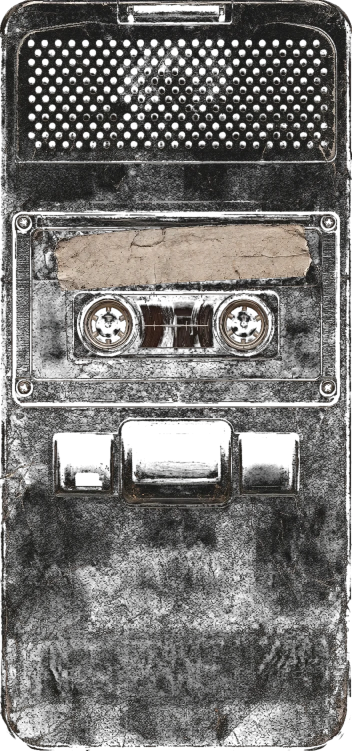
#> input picture assets/layers/plate.webp, 704 x 1502 px, given in place of plate.png, which was not available (shown at 1/2 size)
$ python build_layers.py
#> lines starting #> are read from the running program, lines starting #| are printed output that depends on the picture; after the words box and inside, x2 and y2 are one past the last pixel; in counts of white or black regions, pixels touching at a corner belong together; pictures that were not available may be replaced by others from this repository, and a replacement may not be noted
# -*- coding: utf-8 -*-
"""Post-process the AI-generated layers in gen/raw/ into webp assets.

The generated plate keeps the reference's dark grungy look but is a clean
layer: transparent outside the rounded body, measured reel hubs so the live
HTML can position the rotating sprites exactly. Run from any directory.
Requires Pillow and numpy.
"""
import json
from pathlib import Path

import numpy as np
from PIL import Image, ImageFilter

ROOT = Path(__file__).resolve().parents[1]
RAW = ROOT / 'gen' / 'raw'
OUT = ROOT / 'assets' / 'layers'
OUT.mkdir(parents=True, exist_ok=True)


def luminance(im):
    return np.asarray(im.convert('L')).astype(np.float32)


def alpha_from_luma(im, lo=10, hi=22):
    """Transparent where the render background is pure black."""
    l = luminance(im)
    a = np.clip((l - lo) / (hi - lo) * 255, 0, 255).astype(np.uint8)
    return a


def bbox_of(alpha, thr=16):
    ys, xs = np.nonzero(alpha > thr)
    return xs.min(), ys.min(), xs.max() + 1, ys.max() + 1


# ---------- plate: body layer + measured reel hubs ----------
plate = Image.open(RAW / 'plate.png').convert('RGB')
a = alpha_from_luma(plate)
#> in alpha_from_luma, `a = np.clip((l - lo) / (hi - lo) * 255, 0, 255).astype(np.uint8)`:
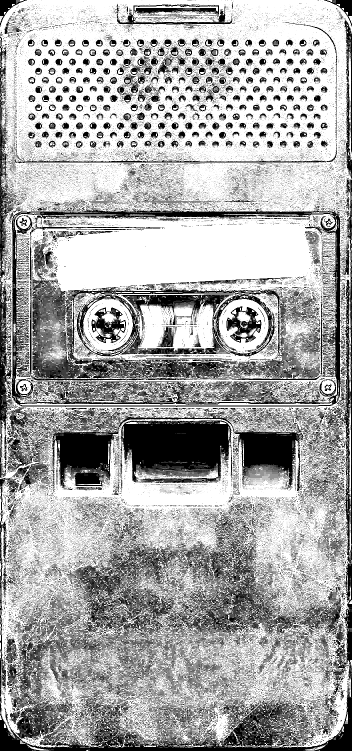
#> a: shape (1502, 704) (shown at 1/2 size); min 0, max 255, mean 168.9
x0, y0, x1, y1 = bbox_of(a)
#> x0 = 0; y0 = 0; x1 = 704; y1 = 1502
plate = plate.crop((x0, y0, x1, y1))
alpha = Image.fromarray(alpha_from_luma(plate)).filter(ImageFilter.GaussianBlur(.6))
plate.putalpha(alpha)
#> plate: PIL image 704x1502 RGBA
W, H = plate.size
#> W = 704; H = 1502

# Reel hub centres/radius, in % of the plate, verified against a debug
# composite overlay (gen/debug_overlay.png): circles drawn at these values
# sit exactly on the generated hubs. The overlay sprite is a touch larger
# than the painted hub so rotation reads cleanly.
reels = [
    {'cx': 30.7, 'cy': 42.9, 'r': 8.4},
    {'cx': 68.6, 'cy': 42.9, 'r': 8.4},
]
plate.save(OUT / 'plate.webp', quality=88)

# ---------- reel sprite: circular cut ----------
reel = Image.open(RAW / 'reel.png').convert('RGB')
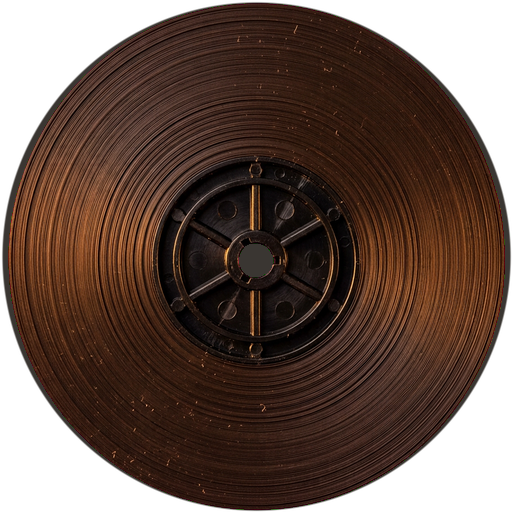
#> input picture assets/reel.png, 512 x 512 px, found by its file name
ra = alpha_from_luma(reel, 14, 30)
#> call 3 of alpha_from_luma, with lo = 14, hi = 30
#> in alpha_from_luma (call 3), `a = np.clip((l - lo) / (hi - lo) * 255, 0, 255).astype(np.uint8)`:
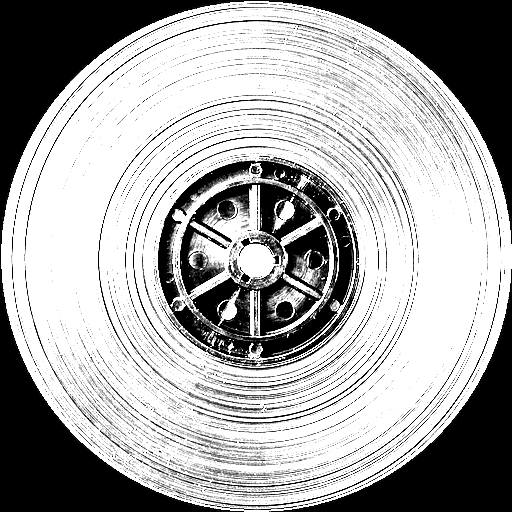
#> a: shape (512, 512); min 0, max 255, mean 165.6
rx0, ry0, rx1, ry1 = bbox_of(ra)
#> rx0 = 1; ry0 = 1; rx1 = 512; ry1 = 512
reel = reel.crop((rx0, ry0, rx1, ry1))
#> reel: PIL image 511x511 RGB
side = max(reel.size)
#> side = 511
sq = Image.new('RGB', (side, side), (0, 0, 0))
#> sq: PIL image 511x511 RGB; every value is 0
sq.paste(reel, ((side - reel.width) // 2, (side - reel.height) // 2))
sq = sq.resize((360, 360), Image.Resampling.LANCZOS)
#> sq: PIL image 360x360 RGB
mask = Image.new('L', (360, 360))
#> mask: PIL image 360x360 L; every value is 0
from PIL import ImageDraw
ImageDraw.Draw(mask).ellipse((2, 2, 358, 358), fill=255)
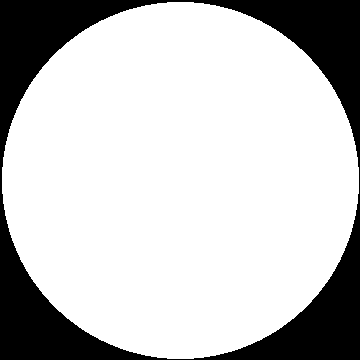
#> mask: PIL image 360x360 L; 77.2% white; 1 black region, box (x1, y1, x2, y2) and area: (0, 0, 360, 360) 29543
sq.putalpha(mask.filter(ImageFilter.GaussianBlur(1)))
#> sq: PIL image 360x360 RGBA
sq.save(OUT / 'reel.webp', quality=90)

# ---------- key caps ----------
for src, name in [('key-small.png', 'key-small.webp'), ('key-play.png', 'key-play.webp')]:
    key = Image.open(RAW / src).convert('RGB')
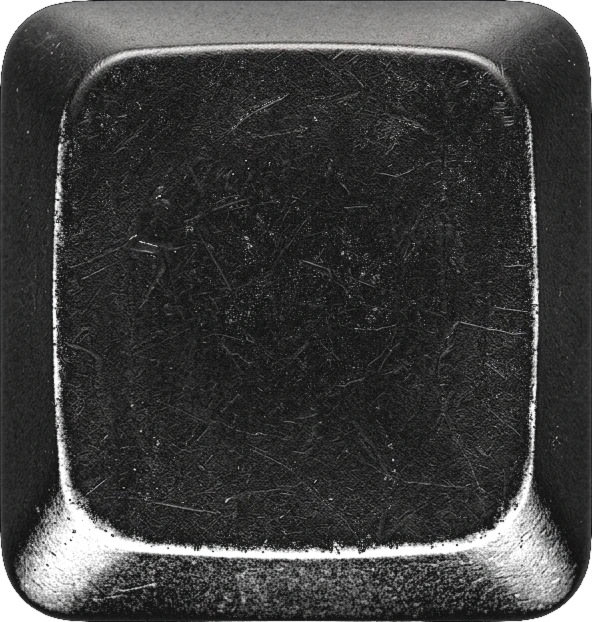
#> input picture assets/layers/key-small.webp, 592 x 622 px, given in place of key-small.png, which was not available
    ka = alpha_from_luma(key, 8, 20)
    kx0, ky0, kx1, ky1 = bbox_of(ka)
#> kx0 = 0; ky0 = 0; kx1 = 592; ky1 = 622
    key = key.crop((kx0, ky0, kx1, ky1))
    key.putalpha(Image.fromarray(alpha_from_luma(key, 6, 18)).filter(ImageFilter.GaussianBlur(.5)))
#> in alpha_from_luma (call 5), `a = np.clip((l - lo) / (hi - lo) * 255, 0, 255).astype(np.uint8)`:
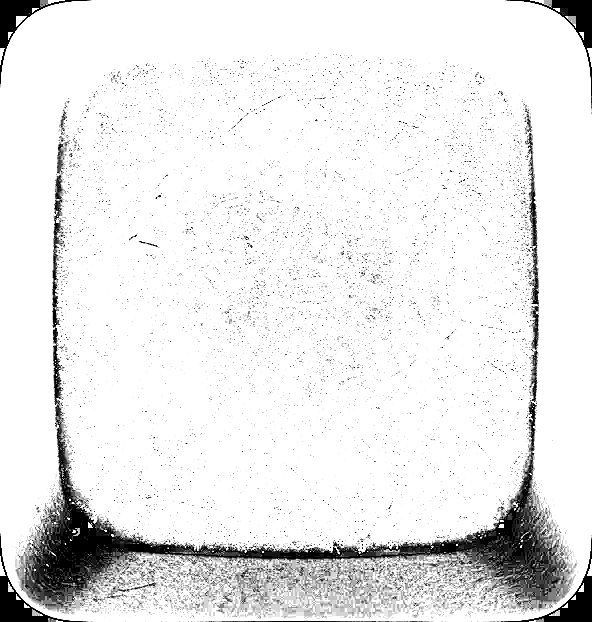
#> a: shape (622, 592); min 0, max 255, mean 233.4
#> key: PIL image 592x622 RGBA
    key.save(OUT / name, quality=90)
#> pass 2 of the loop `for src, name in [('key-small.png', 'key-small.webp'), ('key-play.png'..`:
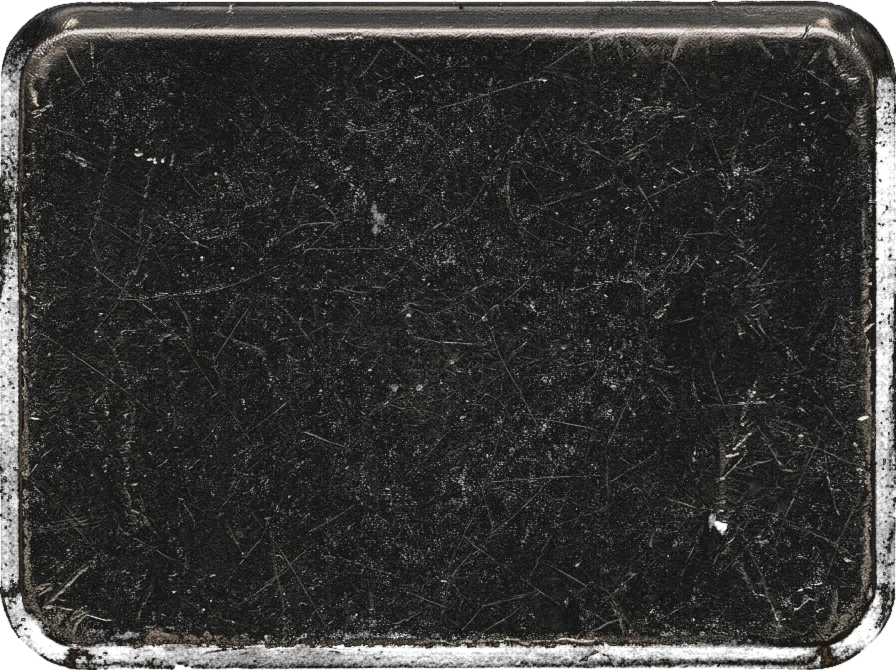
#> input picture assets/layers/key-play.webp, 896 x 670 px, given in place of key-play.png, which was not available
#> in alpha_from_luma (call 6), `a = np.clip((l - lo) / (hi - lo) * 255, 0, 255).astype(np.uint8)`:
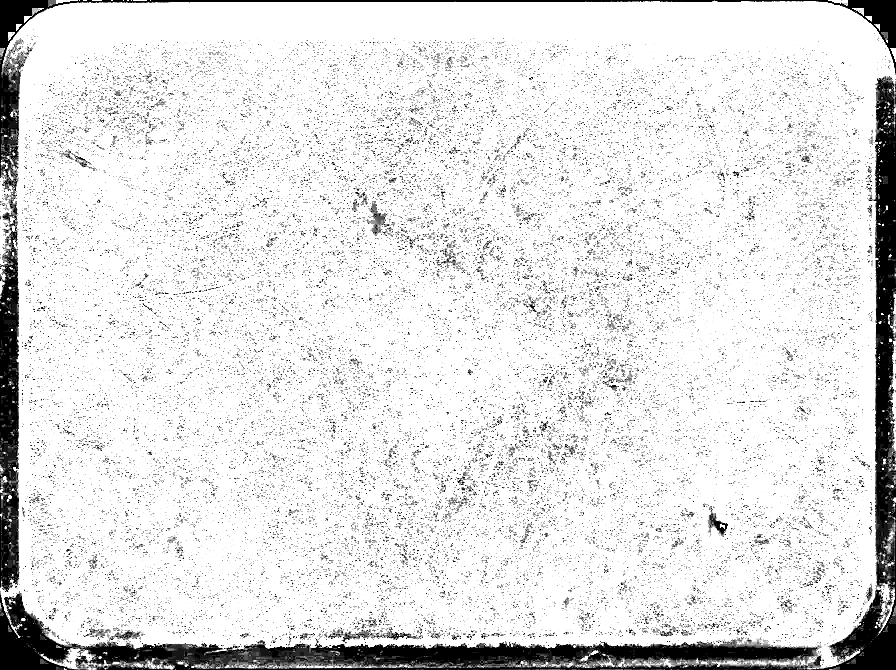
#> a: shape (670, 896); min 0, max 255, mean 226.4
#> kx1 = 896; ky1 = 670
#> in alpha_from_luma (call 7), `a = np.clip((l - lo) / (hi - lo) * 255, 0, 255).astype(np.uint8)`:
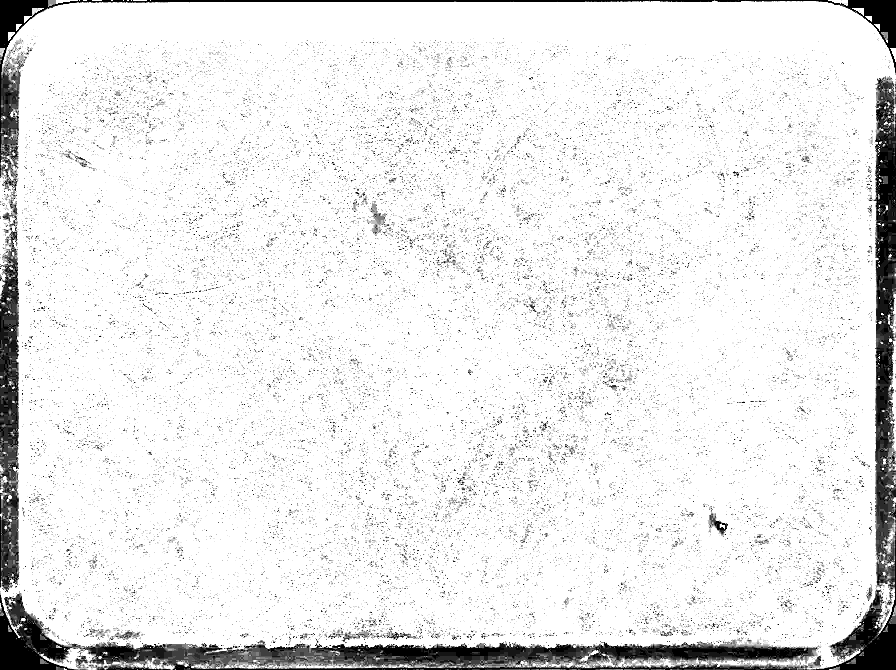
#> a: shape (670, 896); min 0, max 255, mean 233.5

# ---------- body texture ----------
tex = Image.open(RAW / 'body-tex.png').convert('RGB').resize((1024, 559), Image.Resampling.LANCZOS)
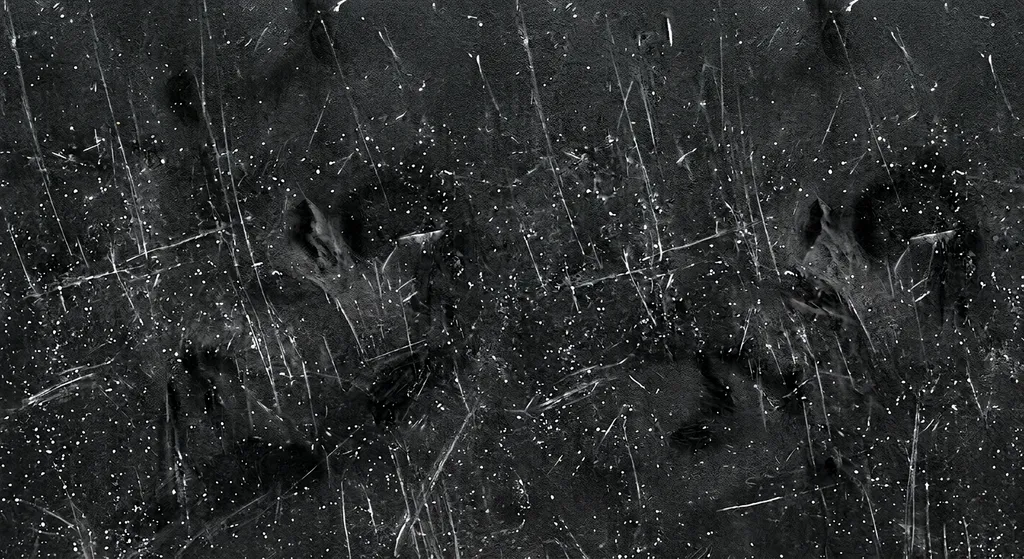
#> input picture assets/layers/body-tex.webp, 1024 x 559 px, given in place of body-tex.png, which was not available
#> tex is the input picture: PIL image 1024x559 RGB; mean R, G, B 42.7, 45.1, 45.3
tex.save(OUT / 'body-tex.webp', quality=80)

info = {'plate': {'w': W, 'h': H}, 'reels': reels}
(ROOT / 'gen' / 'layers.json').write_text(json.dumps(info, indent=1))
print(json.dumps(info, indent=1))
#> (printed output is left out)
